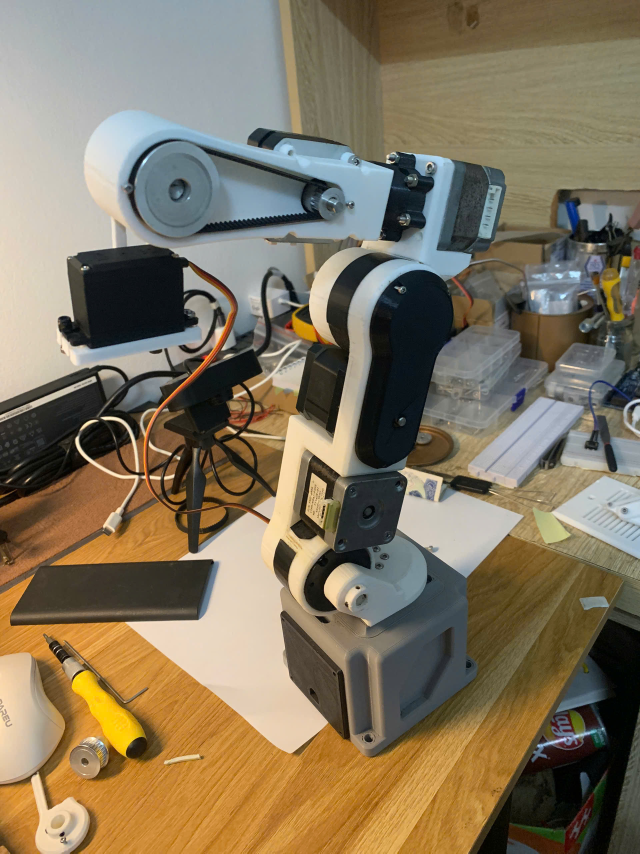
#> input picture z6263065847922_1003b7cafe9a5f4616814465f5f8eb61.jpg, 1920 x 2560 px, given in place of the camera (shown at 1/3 size)
$ python detect_line.py
#> lines starting #> are read from the running program, lines starting #| are printed output that depends on the picture; after the words box and inside, x2 and y2 are one past the last pixel; in counts of white or black regions, pixels touching at a corner belong together
#> further down, frame is the input picture: shape (2560, 1920, 3); mean B, G, R 95, 117.4, 129.6
import cv2
import numpy as np
import math

def detect_line(frame):
    """
    Function to detect the longest line in a given frame using Canny edge detection
    and Hough Line Transformation.
    """
    max_len_line = 0
    max_len_line_index = None

    gray = cv2.cvtColor(frame, cv2.COLOR_BGR2GRAY)
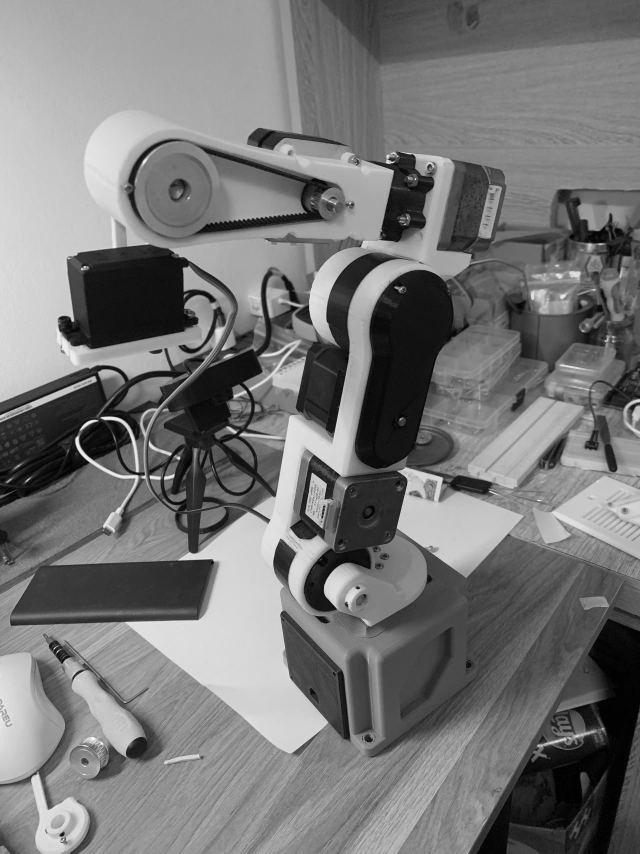
#> gray: shape (2560, 1920) (shown at 1/3 size); min 0, max 254, mean 118.5

    edges = cv2.Canny(gray, 50, 200, None, 3)
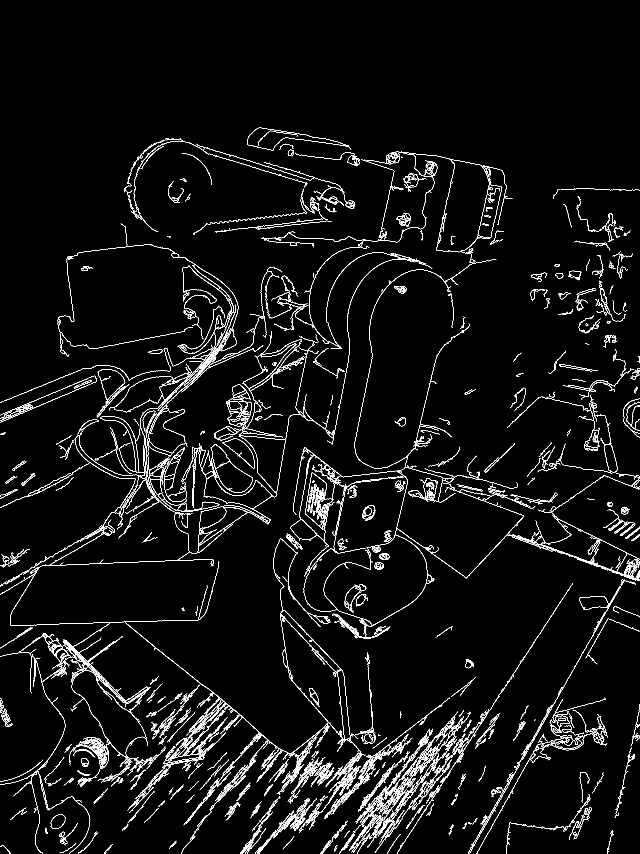
#> edges: shape (2560, 1920) (shown at 1/3 size); 3.1% white in thin lines or dots, all inside (x1, y1, x2, y2) = (0, 383, 1920, 2560)

    linesP = cv2.HoughLinesP(edges, 1, np.pi / 180, 100, None, 60, 60)
#> linesP = 1131 rows, first 6: [1191, 2558, 1692, 1787], [1472, 2127, 1717, 1750], [1525, 1599, 1919, 1742], [1526, 1597, 1919, 1740], [144, 1873, 397, 2126], [807, 2305, 821, 2233]

    if linesP is not None:
        for i, lineP in enumerate(linesP):

            len_line = math.sqrt((lineP[0][2] - lineP[0][0])**2 + (lineP[0][3] - lineP[0][1])**2)

            if len_line > max_len_line:
                max_len_line = len_line
                max_len_line_index = i

            cv2.line(frame, (lineP[0][0], lineP[0][1]), (lineP[0][2], lineP[0][3]), (0, 0, 255), 3, cv2.LINE_AA)
#> this loop made 1131 passes
#> (lineP, len_line, max_len_line) on passes 1, 7, 14, 27, 33: ([[1191, 2558, 1692, 1787]], 919.5, 919.5), ([[64, 1743, 924, 1247]], 992.8, 992.8), ([[1410, 2544, 1912, 1674]], 1004.4, 1004.4), ([[277, 2267, 1376, 2364]], 1103.3, 1103.3), ([[161, 2253, 1379, 2359]], 1222.6, 1222.6)
#> (len_line, max_len_line) on pass 67: (1231.8, 1231.8)
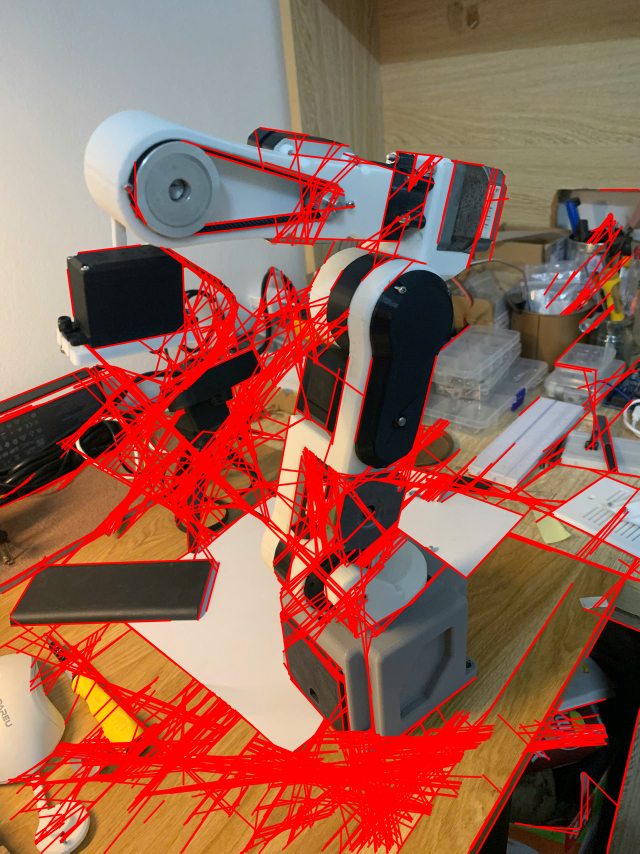
#> frame: shape (2560, 1920, 3) (shown at 1/3 size); mean B, G, R 82.6, 98.6, 150.2
#> after the loop, max_len_line = 1231.8; max_len_line_index = 66

        if max_len_line != 0 and max_len_line_index is not None:
            degree_theta = math.degrees(
                math.atan2(
                    linesP[max_len_line_index][0][3] - linesP[max_len_line_index][0][1],
                    linesP[max_len_line_index][0][2] - linesP[max_len_line_index][0][0]
                )
            )
#> degree_theta = 45
            degree_theta = -degree_theta
#> degree_theta = -45
            if degree_theta < 0:
                degree_theta = 180 + degree_theta
#> degree_theta = 135
            if 178 <= degree_theta <= 180 or 0 <= degree_theta <= 2:
                degree_theta = 0

            print(f"Longest Line Angle: {degree_theta}°")
#| Longest Line Angle: 135.0°

if __name__ == "__main__":
    cap = cv2.VideoCapture(1)  # Can swtich it to 0,2, ...
    cap.set(3, 640)
    cap.set(4, 480)

    while cap.isOpened():
        ret, frame = cap.read()
        if not ret:
            break

        detect_line(frame)

        cv2.imshow('Line Detection', frame)

        if cv2.waitKey(1) & 0xFF == ord('q'):
#> (key q is pressed here)
            break

    cap.release()
    cv2.destroyAllWindows()
